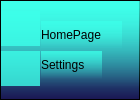
        <widget class="QFrame" name="left_menu_cont_frame">
         <property name="minimumSize">
          <size>
           <width>140</width>
           <height>0</height>
          </size>
         </property>
         <property name="maximumSize">
          <size>
           <width>20</width>
           <height>16777215</height>
          </size>
         </property>
         <property name="styleSheet">
          <string notr="true">background-color: qlineargradient(spread:pad, x1:0, y1:1, x2:0, y2:0, stop:0.935 rgba(60, 255, 233, 200),stop:0 rgba(43, 255, 192, 255),stop:0 rgba(14, 8, 73, 200));



</string>
         </property>
         <property name="frameShape">
          <enum>QFrame::StyledPanel</enum>
         </property>
         <property name="frameShadow">
          <enum>QFrame::Raised</enum>
         </property>
         <layout class="QVBoxLayout" name="verticalLayout_3">
          <property name="leftMargin">
           <number>0</number>
          </property>
          <property name="topMargin">
           <number>0</number>
          </property>
          <property name="rightMargin">
           <number>0</number>
          </property>
          <item>
           <widget class="QFrame" name="menu_frame">
            <property name="minimumSize">
             <size>
              <width>140</width>
              <height>0</height>
             </size>
            </property>
            <property name="maximumSize">
             <size>
              <width>16777215</width>
              <height>16777215</height>
             </size>
            </property>
            <property name="styleSheet">
             <string notr="true">background-color: qlineargradient(spread:pad, x1:0, y1:1, x2:0, y2:0, stop:0.935 rgba(60, 255, 233, 200),stop:0 rgba(43, 255, 192, 255),stop:0 rgba(14, 8, 73, 0));
border: rgb(255, 255, 255)




</string>
            </property>
            <property name="frameShape">
             <enum>QFrame::StyledPanel</enum>
            </property>
            <property name="frameShadow">
             <enum>QFrame::Raised</enum>
            </property>
            <widget class="QPushButton" name="homepage_buttom">
             <property name="geometry">
              <rect>
               <x>0</x>
               <y>10</y>
               <width>39</width>
               <height>35</height>
              </rect>
             </property>
             <property name="sizePolicy">
              <sizepolicy hsizetype="Minimum" vsizetype="Ignored">
               <horstretch>0</horstretch>
               <verstretch>0</verstretch>
              </sizepolicy>
             </property>
             <property name="styleSheet">
              <string notr="true">
background-color: rgba(60, 255, 233, 200)</string>
             </property>
             <property name="text">
              <string/>
             </property>
             <property name="icon">
              <iconset resource="icons.qrc">
               <normaloff>:/icons/icons/icons8-home-page-50.png</normaloff>:/icons/icons/icons8-home-page-50.png</iconset>
             </property>
             <property name="iconSize">
              <size>
               <width>35</width>
               <height>35</height>
              </size>
             </property>
             <property name="autoExclusive">
              <bool>false</bool>
             </property>
            </widget>
            <widget class="QLabel" name="label_3">
             <property name="geometry">
              <rect>
               <x>40</x>
               <y>20</y>
               <width>81</width>
               <height>28</height>
              </rect>
             </property>
             <property name="font">
              <font>
               <pointsize>9</pointsize>
               <weight>50</weight>
               <bold>false</bold>
              </font>
             </property>
             <property name="text">
              <string>HomePage</string>
             </property>
             <property name="margin">
              <number>5</number>
             </property>
            </widget>
            <widget class="QPushButton" name="setting_buttom">
             <property name="geometry">
              <rect>
               <x>0</x>
               <y>50</y>
               <width>39</width>
               <height>35</height>
              </rect>
             </property>
             <property name="sizePolicy">
              <sizepolicy hsizetype="Minimum" vsizetype="Ignored">
               <horstretch>0</horstretch>
               <verstretch>0</verstretch>
              </sizepolicy>
             </property>
             <property name="styleSheet">
              <string notr="true">

background-color: rgba(60, 255, 233, 200)


</string>
             </property>
             <property name="text">
              <string/>
             </property>
             <property name="icon">
              <iconset resource="icons.qrc">
               <normaloff>:/icons/icons/icons8-setting-64.png</normaloff>:/icons/icons/icons8-setting-64.png</iconset>
             </property>
             <property name="iconSize">
              <size>
               <width>35</width>
               <height>35</height>
              </size>
             </property>
            </widget>
            <widget class="QLabel" name="label_4">
             <property name="geometry">
              <rect>
               <x>40</x>
               <y>50</y>
               <width>61</width>
               <height>28</height>
              </rect>
             </property>
             <property name="font">
              <font>
               <pointsize>9</pointsize>
              </font>
             </property>
             <property name="text">
              <string>Settings</string>
             </property>
             <property name="margin">
              <number>5</number>
             </property>
            </widget>
            <widget class="QPushButton" name="members_buttom">
             <property name="geometry">
              <rect>
               <x>0</x>
               <y>90</y>
               <width>39</width>
               <height>35</height>
              </rect>
             </property>
             <property name="sizePolicy">
              <sizepolicy hsizetype="Minimum" vsizetype="Ignored">
               <horstretch>0</horstretch>
               <verstretch>0</verstretch>
              </sizepolicy>
             </property>
             <property name="styleSheet">
              <string notr="true">
background-color: rgba(60, 255, 233, 200)


</string>
             </property>
             <property name="text">
              <string/>
             </property>
             <property name="icon">
              <iconset resource="icons.qrc">
               <normaloff>:/icons/icons/icons8-member-50.png</normaloff>:/icons/icons/icons8-member-50.png</iconset>
             </property>
             <property name="iconSize">
              <size>
               <width>35</width>
               <height>35</height>
              </size>
             </property>
            </widget>
            <widget class="QLabel" name="label_5">
             <property name="geometry">
              <rect>
               <x>40</x>
               <y>90</y>
               <width>71</width>
               <height>28</height>
              </rect>
             </property>
             <property name="font">
              <font>
               <pointsize>9</pointsize>
              </font>
             </property>
             <property name="text">
              <string>Members</string>
             </property>
             <property name="margin">
              <number>5</number>
             </property>
            </widget>
           </widget>
          </item>
         </layout>
        </widget>
